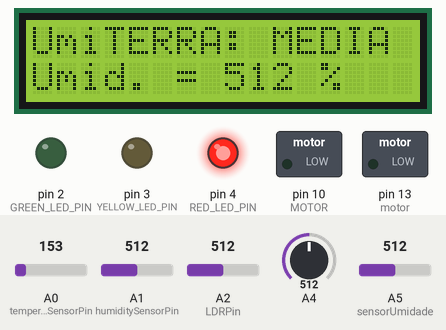
Recording of a sketch running on a simulated Arduino Uno, built with avr-gcc and run on an emulated ATmega328P. Shown: 16×2 character LCD, switched loads named in the sketch (green lamp = pin HIGH), output pins drawn as LEDs (lit = HIGH). Inputs (shaded band) come from the test bench; at power-on: A2 (LDRPin) = 512, A5 (sensorUmidade) = 512, A0 (temperatureSensorPin) = 153, A1 (humiditySensorPin) = 512, A4 = 512. What the sketch prints to the serial monitor is not drawn.

Above: at 1.2 s.
1.3 s: A2 (LDRPin) set to 640
11.5 s: A2 (LDRPin) set to 668
At 16.5 s:
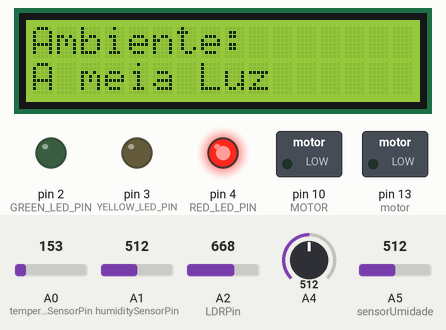
22.3 s: A5 (sensorUmidade) set to 157
At 31.3 s:
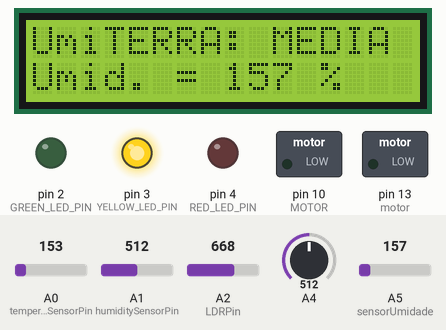
31.6 s: A5 (sensorUmidade) set to 142
At 41.4 s:
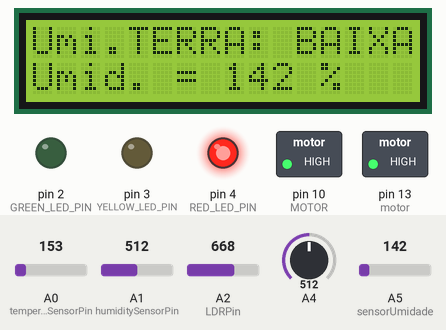
42.4 s: A0 (temperatureSensorPin) set to 133
At 49.6 s:
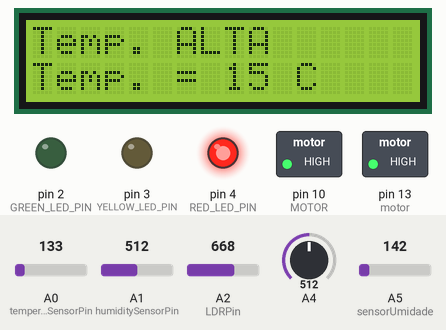
51.7 s: A1 (humiditySensorPin) set to 712
At 55.0 s:
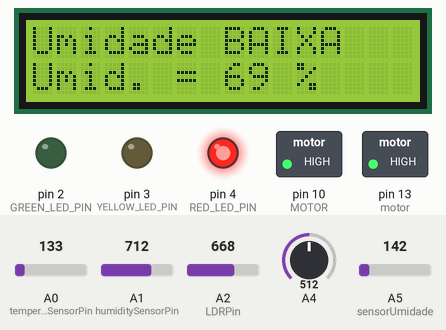
57.7 s: A1 (humiditySensorPin) set to 737
At 65.1 s:
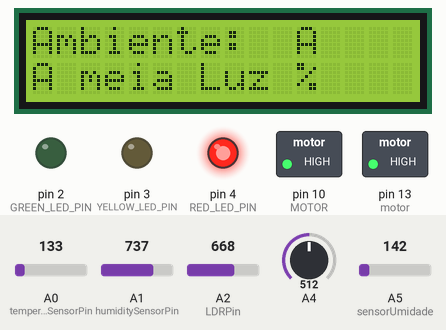
Timing chart, 0 to 66.6 s (numbered marks = the images above; inputs shaded):
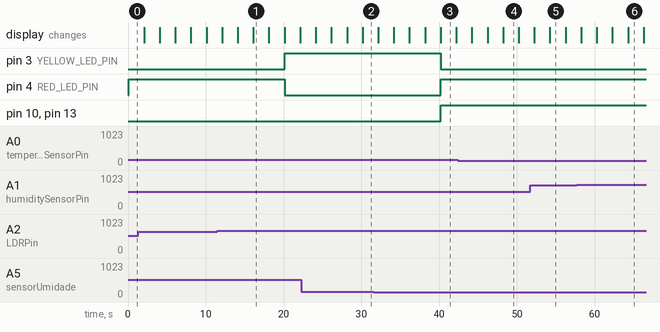

The sketch:

code.ino
```cpp
#include <LiquidCrystal.h>

// Definindo as constantes dos pinos
const int temperatureSensorPin = A0;
const int humiditySensorPin = A1;
const int LDRPin = A2;
const int GREEN_LED_PIN = 2;
const int YELLOW_LED_PIN = 3;
const int RED_LED_PIN = 4;
const int MOTOR = 10;
const int LCD_RS = 12;
const int LCD_EN = 11;
const int LCD_D4 = 8;
const int LCD_D5 = 7;
const int LCD_D6 = 6;
const int LCD_D7 = 5;
const int sensorUmidade = A5;
const int motor = 13;
//solo


// Inicialização do LCD
LiquidCrystal lcd(LCD_RS, LCD_EN, LCD_D4, LCD_D5, LCD_D6, LCD_D7);

void setup() {
  Serial.begin(9600);
  pinMode(GREEN_LED_PIN, OUTPUT);
  pinMode(YELLOW_LED_PIN, OUTPUT);
  pinMode(RED_LED_PIN, OUTPUT);
  pinMode(MOTOR, OUTPUT); //led
   pinMode(motor, OUTPUT);
  pinMode(A4, INPUT);
  lcd.begin(16, 2);
}

void loop() {
  int temperature = readTemperature();
  int humidity = readHumidity();
  int lightLevel = readLightLevel();
  int umidadeSolo = analogRead(sensorUmidade);
  int valor= analogRead(4);
  float volt = float (valor)/ 1023*5.0;
  float pHValue = 2.63 * volt - 0.36;
  //int phValor = phPrint();
  // Exibição dos valores no monitor serial
  Serial.print("Temperature: ");
  Serial.print(temperature, 1);
  Serial.print(" °C / ");
  Serial.println();

  Serial.print("Humidity: ");
  Serial.print(humidity);
  Serial.println("%");
  Serial.print("Leitura luz: ");
  Serial.println(lightLevel);
  //Serial.print("\t");
  Serial.print("Solo: ");
  Serial.println(umidadeSolo);


  // Verificar a condição do ambiente
  if (lightLevel<=649 || temperature >= 35 || humidity > 70 ||temperature <=20 ||umidadeSolo <= 150 ||(pHValue >7 || pHValue <4)) {
    // Ambiente ruim - LED vermelho aceso
    // lightLevel >= 950
    //(lightLevel >= 950 || temperature >= 35 || humidity > 70 ||temperature <=20 ||umidadeSolo <= 150)
    //(pHValue >7 || pHValue <4) RUIM
	// (pHValue >=4 && pHValue <=6) MED
    digitalWrite(GREEN_LED_PIN, LOW);
    digitalWrite(YELLOW_LED_PIN, LOW);
    digitalWrite(RED_LED_PIN, HIGH);

    //delay(500);
    terraPrint();
    phPrint();
    umiPrint();
    luzPrint();
    tempPrint();
  } else if ((lightLevel >= 650 && lightLevel<=949)||(umidadeSolo >= 150 && umidadeSolo<=550)||(pHValue >=4 && pHValue <=6)) {
    // Ambiente mediano - LED amarelo aceso
    // lightLevel >= 650 && lightLevel<=949
    //  ((lightLevel >= 650 && lightLevel<=949)||(umidadeSolo >= 150 && umidadeSolo<=550))
    digitalWrite(GREEN_LED_PIN, LOW);
    digitalWrite(YELLOW_LED_PIN, HIGH);
    digitalWrite(RED_LED_PIN, LOW);

    terraPrint();
    phPrint();
    umiPrint();
    luzPrint();
    tempPrint();
    }else if (lightLevel >= 950 && (temperature >= 30 && temperature <= 35 || humidity<50) && umidadeSolo>=550){
    // Ambiente bom - LED verde aceso
    // lightLevel<=649
    //  (lightLevel<=649 && (temperature >= 30 && temperature <= 35 || humidity<50) && umidadeSolo>=550)
    digitalWrite(GREEN_LED_PIN, HIGH);
    digitalWrite(YELLOW_LED_PIN, LOW);
    digitalWrite(RED_LED_PIN, LOW);

    terraPrint();
    phPrint();
    umiPrint();
    luzPrint();
    tempPrint();
  }

  //delay(3000);  // ATUALIZA OS DADOS (5 - 1 ) seg
}
int readTemperature() {
  int rawValue = analogRead(temperatureSensorPin);
  double voltage = (rawValue / 1023.0) * 5000; // 5000 para obter milivolts
  double celsius = (voltage - 500) * 0.1; // 500 é o deslocamento
  return celsius;
}
int readHumidity() {
  int rawValue = analogRead(humiditySensorPin);
  int percentage = map(rawValue, 0, 1023, 0, 100);
  return percentage;
}
int readLightLevel() {
  int rawValue = analogRead(LDRPin);

  return rawValue;
}
int luzPrint(){

    int lightLevel = readLightLevel();
    if (lightLevel<=649 ){
        lcd.setCursor(0, 0);
        lcd.print("Ambiente:  ");
        lcd.setCursor(0, 1);
        lcd.print("Muito escuro    ");
        delay(2000);
        lcd.clear();
    }else if (lightLevel >= 650 && lightLevel<=949){
        lcd.setCursor(0, 0);
        lcd.print("Ambiente:  ");
        lcd.setCursor(0, 1);
        lcd.print("A meia Luz");
        delay(2000);
        lcd.clear();
    }else if (lightLevel >= 950){
        //lightLevel >= 950
        lcd.setCursor(0, 0);
        lcd.print("Ambiente    ");
        lcd.setCursor(0, 1);
        lcd.print("Ensolarado       ");
        delay(2000);
        lcd.clear();
    }
}
int tempPrint(){
    int temperature = readTemperature();

    if(temperature >= 35 || temperature <= 15){
        lcd.setCursor(0, 0);
        lcd.print("Temp. ALTA    ");
        lcd.setCursor(0, 1);
        lcd.print("Temp. = ");
        lcd.print(temperature);
        lcd.print(" C");
        delay(2000);
        lcd.clear();
    }else{
        lcd.setCursor(0, 0);
        lcd.print("Temp. OK    ");
        lcd.setCursor(0, 1);
        lcd.print("Temp. = ");
        lcd.print(temperature);
        lcd.print(" C");
        delay(2000);
        lcd.clear();
    }
}
int umiPrint(){
    int humidity = readHumidity();
    if (humidity>70){
        lcd.print("Umidade ALTA   ");
        lcd.setCursor(0, 1);
        lcd.print("Umid. = ");
        lcd.print(humidity);
        lcd.print(" %");
    }else{
        lcd.print("Umidade BAIXA   ");
        lcd.setCursor(0, 1);
        lcd.print("Umid. = ");
        lcd.print(humidity);
        lcd.print(" %");
        delay(2000);
        lcd.clear();
    }
}
int terraPrint(){
    int umidadeSolo = analogRead(sensorUmidade);
    if (umidadeSolo <= 150){
        digitalWrite(MOTOR, HIGH);
      	digitalWrite(motor, HIGH);
        lcd.print("Umi.TERRA: BAIXA");
        lcd.setCursor(0, 1);
        lcd.print("Umid. = ");
        lcd.print(umidadeSolo);
        lcd.print(" %");
        delay(2000);
        lcd.clear();
    }else if (umidadeSolo >= 150 && umidadeSolo<=550){
        digitalWrite(MOTOR, LOW);
      	digitalWrite(motor, LOW);
        lcd.print("UmiTERRA: MEDIA");
        lcd.setCursor(0, 1);
        lcd.print("Umid. = ");
        lcd.print(umidadeSolo);
        lcd.print(" %");
        delay(2000);
        lcd.clear();
    }else if (umidadeSolo>=550){
        digitalWrite(MOTOR, LOW);
      	digitalWrite(motor, LOW);
        lcd.print("Umi.TERRA: BOA");
        lcd.setCursor(0, 1);
        lcd.print("Umid. = ");
        lcd.print(umidadeSolo);
        lcd.print("   ");
        delay(2000);
        lcd.clear();
    }
}
int phPrint() {
    int valor= analogRead(4);
    float volt = float (valor)/ 1023*5.0;
    float pHValue = 2.63 * volt - 0.36;
    //(pHValue >7 || pHValue <4) RUIM
	// (pHValue >=4 && pHValue <=6) MED
	//
    if (pHValue >7 || pHValue <4){
        lcd.print("Ph agua: RUIM");
        lcd.setCursor(0, 1);
        lcd.print("ph = ");
        lcd.print(pHValue);
        lcd.print("   ");
        delay(2000);
        lcd.clear();
    } else if (pHValue >=4 && pHValue <=6){
        lcd.print("Ph agua: MED");
        lcd.setCursor(0, 1);
        lcd.print("ph = ");
        lcd.print(pHValue);
        lcd.print("   ");
        delay(2000);
        lcd.clear();
    }else{
        lcd.print("Ph agua: BOM");
        lcd.setCursor(0, 1);
        lcd.print("ph = ");
        lcd.print(pHValue);
        lcd.print("   ");
        delay(2000);
        lcd.clear();
    }
}
```

Measured:
- the behaviour switches between 649 and 650 on A2 (LDRPin) (found by bisection; images 0 and 1)
- the behaviour switches between 151 and 150 on A5 (sensorUmidade) (found by bisection; images 2 and 3)
- the behaviour switches between 726 and 727 on A1 (humiditySensorPin) (found by bisection; images 5 and 6)
- after the input at 11.5 s, pin 3 (YELLOW_LED_PIN): LOW → HIGH after 8.6 s; pin 4 (RED_LED_PIN): HIGH → LOW after 8.6 s; the display: first differs from a run without the input after 4.6 s (image 1)
- after the input at 31.6 s, pin 3 (YELLOW_LED_PIN): HIGH → LOW after 8.6 s; pin 4 (RED_LED_PIN), pin 10 (MOTOR), pin 13 (motor): LOW → HIGH after 8.6 s; the display: first differs from a run without the input after 8.6 s (image 3)
- after the input at 42.4 s, the display: first differs from a run without the input after 5.8 s (image 4)
- after the input at 57.7 s, the display: first differs from a run without the input after 6.6 s (image 6)
